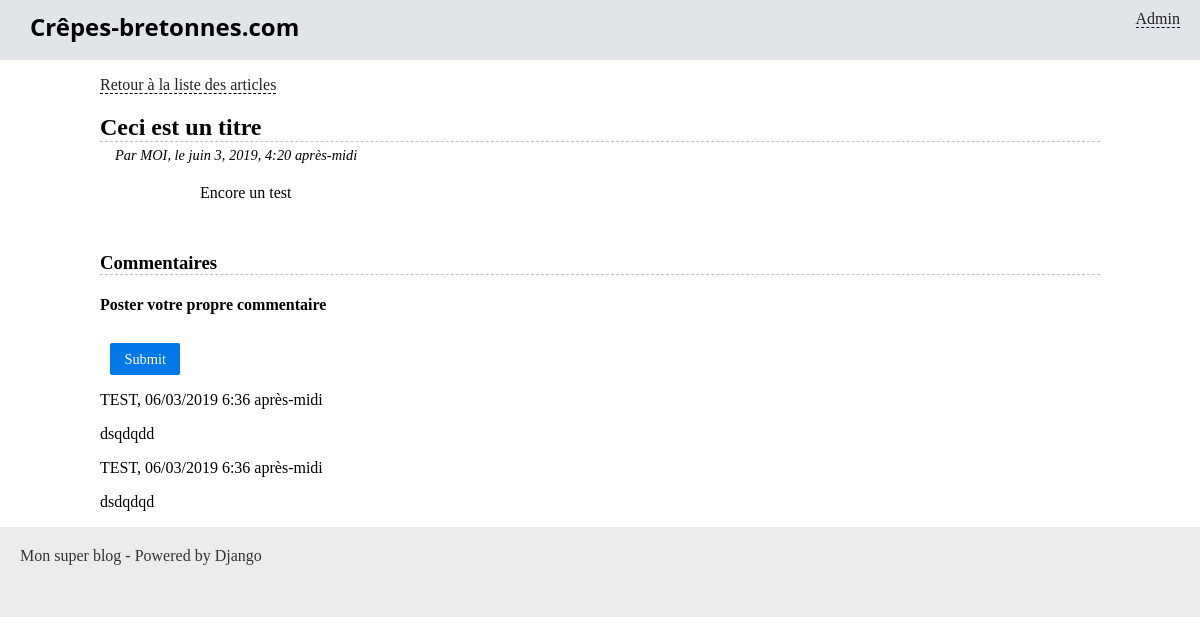
/blog/article/5, run on the app's committed database.
### blog/models.py (models this page shows, shortened)
class Article(models.Model):
    titre = models.CharField(max_length=100)
    slug = models.SlugField(max_length=100)
    auteur = models.CharField(max_length=42)
    contenu = models.TextField(null=True)
    date = models.DateTimeField(default=timezone.now,
                                verbose_name="Date de parution")
    is_visible = models.BooleanField(verbose_name="Article publié ?", default=False)
    categorie = models.ForeignKey('Categorie', on_delete=models.CASCADE)
    class Meta:
        verbose_name = "article"
        ordering = ['date']
        permissions = (
            ("commenter_article", "Commenter un article"),
            ("marquer_article", "Marquer un article comme lu"),
        )
    def get_commentaires_lies(self):
        return Commentaire.objects.filter(article=self.id, is_visible=True).order_by('-date')

class Commentaire(models.Model):
    pseudo = models.CharField(max_length=42)
    email = models.EmailField()
    contenu = models.TextField(null=False)
    date = models.DateTimeField(default=timezone.now,
                                verbose_name="Date")
    is_visible = models.BooleanField(verbose_name="Commentaire visible ?", default=True)
    article = models.ForeignKey('Article', on_delete=models.CASCADE)
    class Meta:
        verbose_name = "commentaire"
        ordering = ['date']

### blog/views.py (the view)
# urls.py: path('article/<int:pk>', views.LireArticle.as_view(), name='lire'),
class LireArticle(DetailView):
    context_object_name = "article"
    model = Article
    template_name = "blog/lire.html"

### blog/templates/blog/lire.html (shortened to what this page needs)
{% extends "blog/base.html" %}
{% block content %}
	<p>
		<a href="{% url 'accueil_blog' %}">Retour à la liste des articles</a>
	</p>
	<h2 class="titre-article">{{ article.titre }}</h2>
	<p class="infos-article">Par {{ article.auteur }}, le {{ article.date }}</p>
	<div class="contenu-article">
		{{ article.contenu|safe }}
	</div>
	<h3 class="titre-comments">Commentaires</h3>
	<h4>Poster votre propre commentaire</h4>
	<form method="post" action="{% url "lire" pk=article.pk %}" class="pure-form">
		<p style="text-align:center">
			<input class="pure-button pure-button-primary" type="submit" />
		</p>
	</form>
    {% for commentaire in article.get_commentaires_lies%}
        <div class="commentaire">
            <p>{{commentaire.pseudo}}, {{ commentaire.date|date:'SHORT_DATETIME_FORMAT' }}</p>
            <p>{{commentaire.contenu|safe}}</p>
        </div>
    {% endfor %}
{% endblock %}

### blog/static/blog/styles.css (style rules this page uses)
* { box-sizing: border-box; }
body { margin: 0; padding: 0; }
a { color: #222; border-bottom: 1px dashed #000; text-decoration: none; }
form input, form select, form textarea { border: 1px solid #d9d9d9; color: #343434; float: left; margin: 8px 10px 0px 10px; padding: 5px; }
form p { clear: both; }
.titre-article, .titre-comments { border-bottom: 1px dashed #c3c3c3; margin-bottom: 0; }
.infos-article { margin: 5px 0 0 15px; font-style: italic; font-size: 0.9em; }
.titre-comments { margin-top: 50px; }
.contenu-article { margin: 20px auto; width: 80%; }
input[type="submit"] { background-color: #0078E7; color: #FFF; font-family: Verdana; font-size: 0.9em; padding: 0.5em 1em; border: 0px none transparent; text-decoration: none; border-radius: 2px; display: inline-block; }

### data on the page
Article: titre "Ceci est un titre", auteur "MOI", date "juin 3, 2019, 4:20 après-midi", contenu "Encore un test"
Commentaire: pseudo "TEST", date "06/03/2019 6:36 après-midi", contenu "dsqdqdd"
Commentaire: pseudo "TEST", date "06/03/2019 6:36 après-midi", contenu "dsdqdqd"
